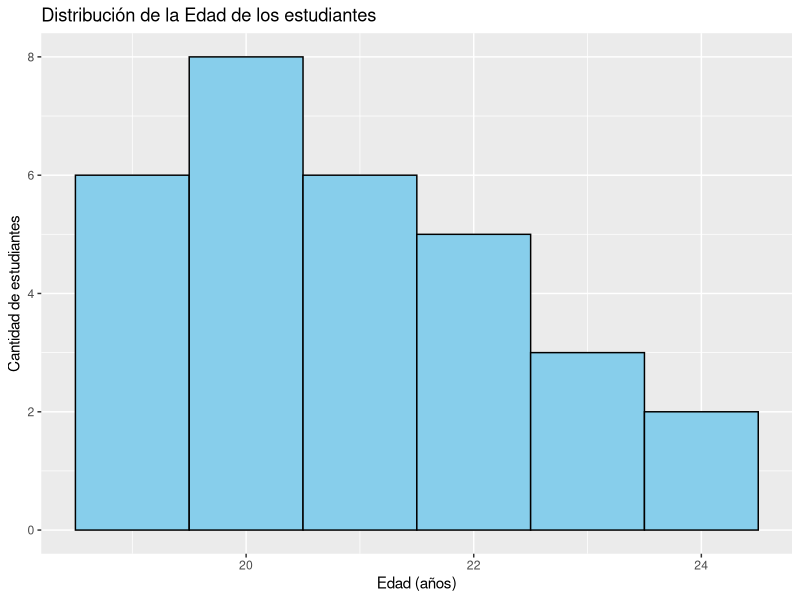
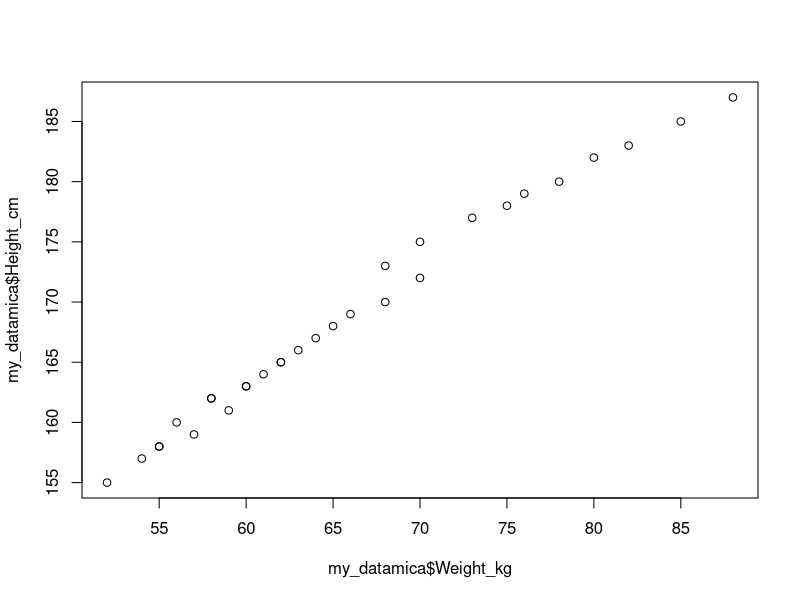
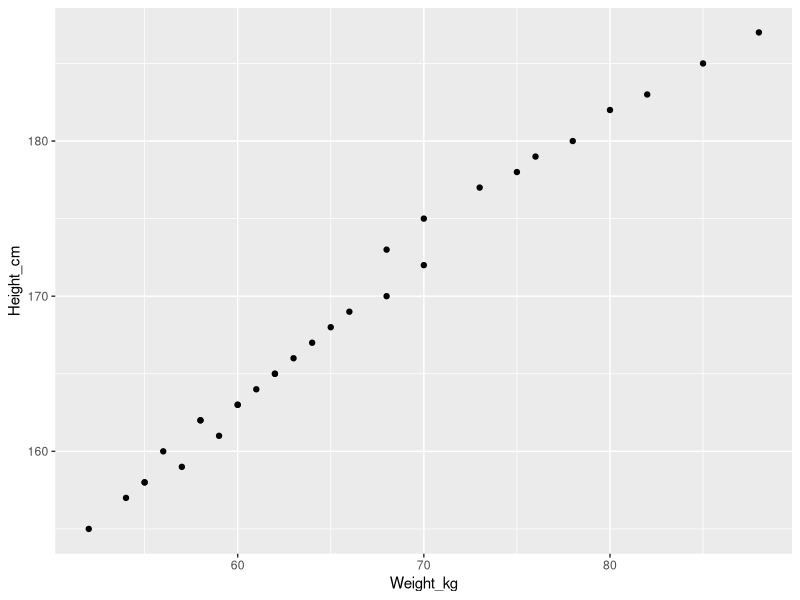
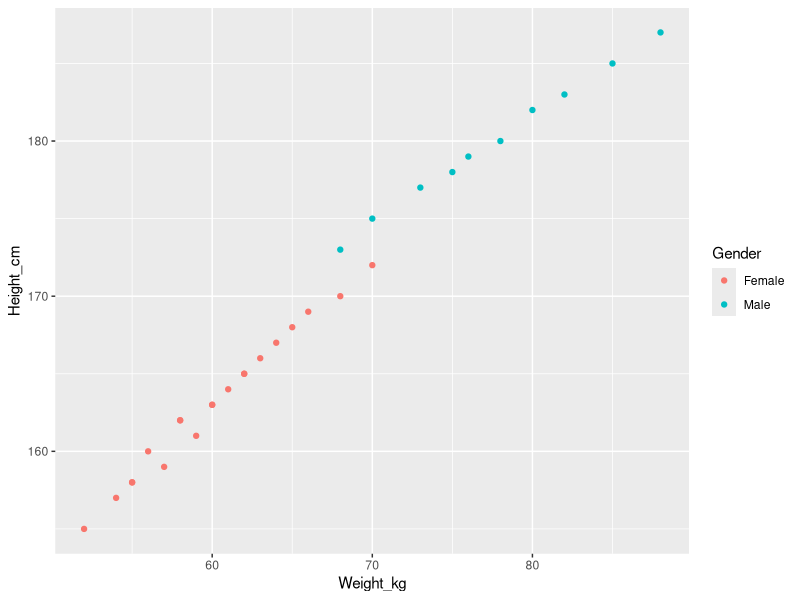
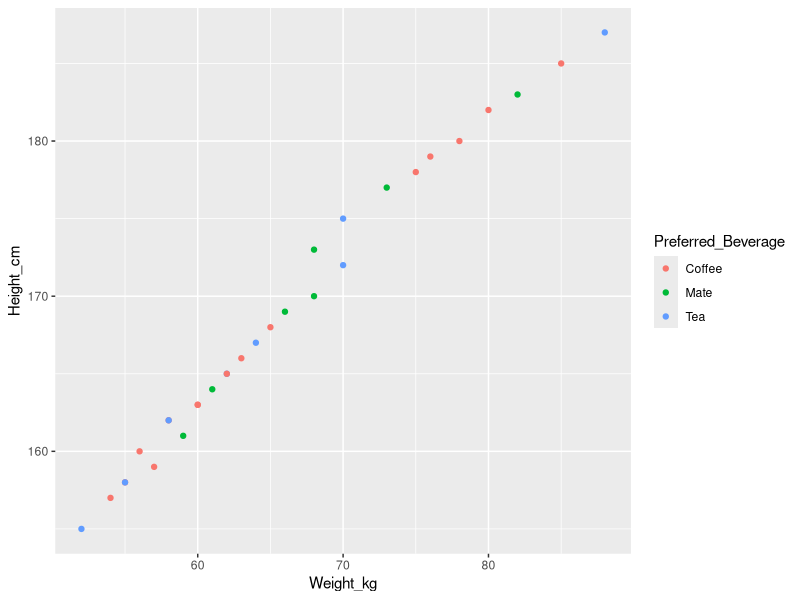
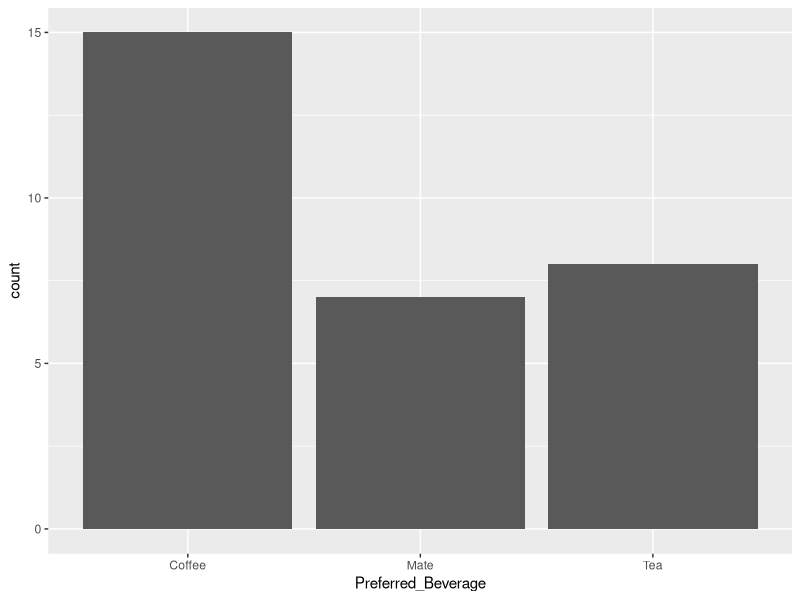
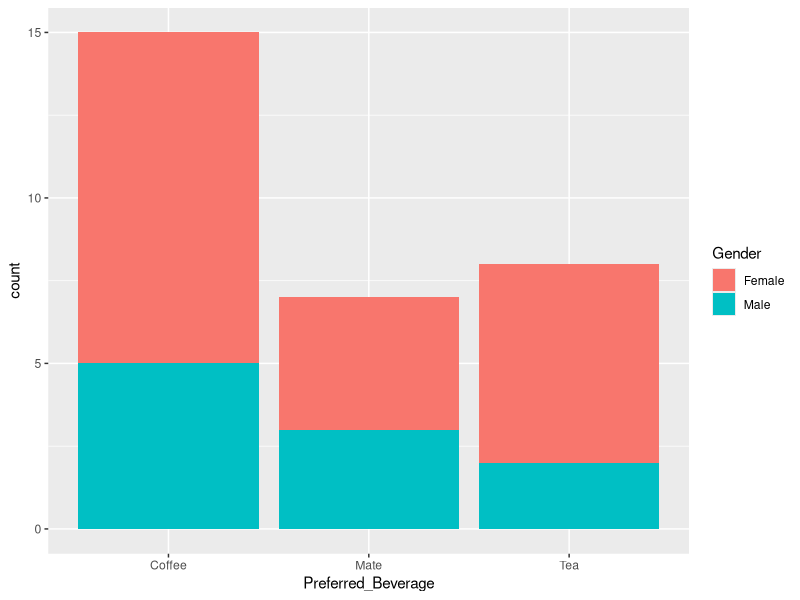

Write the R code that produced these figures, in order.
## ---- chunk 1
library(readr)
library(ggplot2)

## ---- chunk 2
df <- read_csv("../data/student-dataset.csv")
## ---- chunk 3
ggplot(df, aes(x = Age)) +
  geom_histogram(binwidth = 1, fill = "skyblue", color = "black") +
  labs(title = "Distribución de la Edad de los estudiantes",
       x = "Edad (años)",
       y = "Cantidad de estudiantes")
## ---- chunk 4
#| include: false

library(readr)
library(readr)
my_datamica <- read_csv("../data/student-dataset.csv")

## ---- chunk 5
#| include: false
 nrow(my_datamica)
## ---- chunk 6
my_datamica$Weight_kg
my_datamica$Height_cm
## ---- chunk 7
mean(my_datamica$Weight_kg)
## ---- chunk 8
library(dplyr)
my_datamica |> 
  group_by(Gender) |> 
  summarize(
    Peso = mean(Weight_kg)
  )
## ---- chunk 9
my_datamica |> 
  group_by(Gender) |> 
  summarize(
    Estatura = mean(Height_cm)
  )
## ---- chunk 10
plot( my_datamica$Weight_kg, my_datamica$Height_cm )
## ---- chunk 11
library(ggplot2)
my_datamica |> 
  ggplot( aes(Weight_kg, Height_cm ))+
  geom_point()
## ---- chunk 12
my_datamica |> 
  ggplot( aes(Weight_kg, Height_cm, color=Gender ))+
  geom_point()
## ---- chunk 13
my_datamica |> 
  ggplot( aes(Weight_kg, Height_cm, color=Preferred_Beverage ))+
  geom_point()
## ---- chunk 14
table(my_datamica$Preferred_Beverage)
## ---- chunk 15
my_datamica |> 
  ggplot(aes(Preferred_Beverage))+
  geom_bar()
## ---- chunk 16
my_datamica |> 
  ggplot(aes(Preferred_Beverage, fill = Gender))+
  geom_bar()
